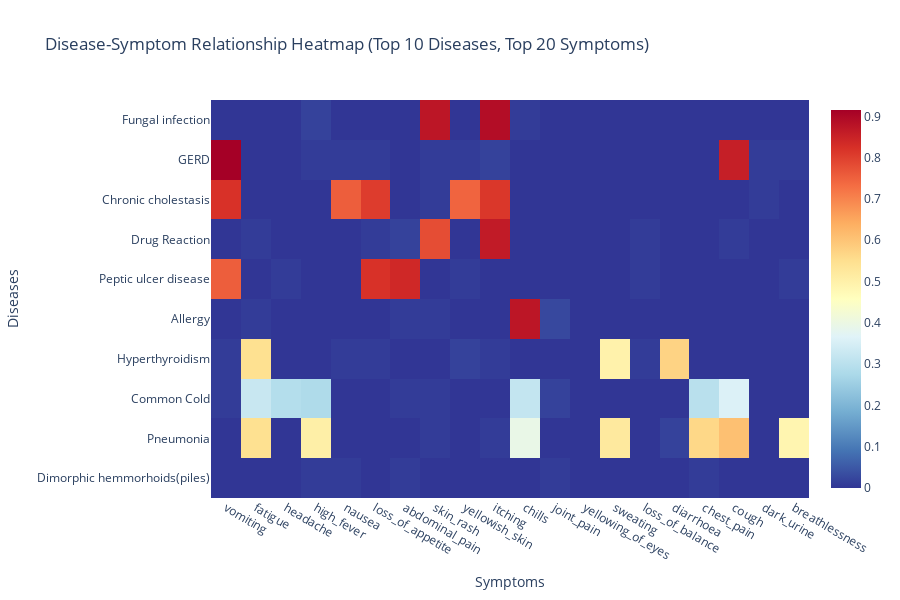

Source (notebook cell):
### Code cell
# Interactive heatmap of disease-symptom relationships
fig = px.imshow(
    disease_symptom_matrix,
    title="Disease-Symptom Relationship Heatmap (Top 10 Diseases, Top 20 Symptoms)",
    color_continuous_scale="RdYlBu_r",
    aspect="auto",
    height=600
)
fig.update_layout(
    xaxis_title="Symptoms",
    yaxis_title="Diseases"
)
fig.show()

### Figure 1 — Plotly figure (JSON) as saved in the notebook; plotly's stock layout.template omitted (floating-point values rounded to 4 significant figures; data arrays with more than 128 entries replaced by an {"elided": "..."} marker saying what was removed)
{"data": [{"coloraxis": "coloraxis", "hovertemplate": "x: %{x}<br>disease_name: %{y}<br>color: %{z}<extra></extra>", "name": "0", "type": "heatmap", "x": ["vomiting", "fatigue", "headache", "high_fever", "nausea", "loss_of_appetite", "abdominal_pain", "skin_rash", "yellowish_skin", "itching", "chills", "joint_pain", "yellowing_of_eyes", "sweating", "loss_of_balance", "diarrhoea", "chest_pain", "cough", "dark_urine", "breathlessness"], "xaxis": "x", "y": ["Fungal infection", "GERD", "Chronic cholestasis", "Drug Reaction", "Peptic ulcer disease", "Allergy", "Hyperthyroidism", "Common Cold", "Pneumonia", "Dimorphic hemmorhoids(piles)"], "yaxis": "y", "z": {"elided": "10x20 float values"}}], "layout": {"coloraxis": {"colorscale": [[0, "rgb(49,54,149)"], [0.1, "rgb(69,117,180)"], [0.2, "rgb(116,173,209)"], [0.3, "rgb(171,217,233)"], [0.4, "rgb(224,243,248)"], [0.5, "rgb(255,255,191)"], [0.6, "rgb(254,224,144)"], [0.7, "rgb(253,174,97)"], [0.8, "rgb(244,109,67)"], [0.9, "rgb(215,48,39)"], [1, "rgb(165,0,38)"]]}, "height": 600, "title": {"text": "Disease-Symptom Relationship Heatmap (Top 10 Diseases, Top 20 Symptoms)"}, "xaxis": {"anchor": "y", "domain": [0, 1], "title": {"text": "Symptoms"}}, "yaxis": {"anchor": "x", "autorange": "reversed", "domain": [0, 1], "title": {"text": "Diseases"}}}}
